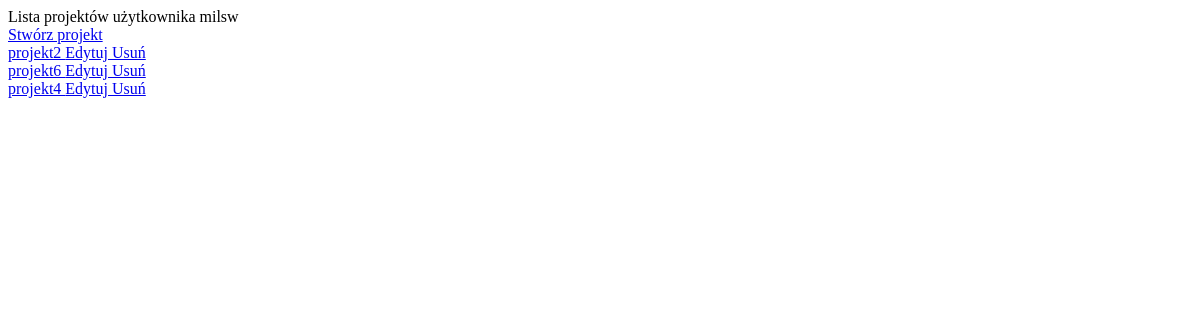
/projects/ (signed in), run on an earlier commit of the app's database.
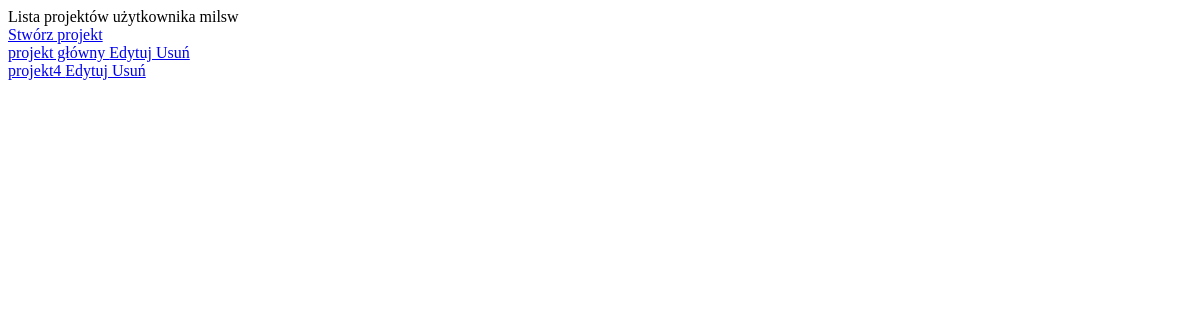
And on a later commit of the database.
### aplikacja_dyplomowa/models.py (models this page shows)
class Projects(models.Model):
    project_name = models.CharField(max_length=64)
    user = models.ForeignKey(User, on_delete=models.CASCADE)
    createdAt = models.DateTimeField(auto_now_add=True)
    updatedAt = models.DateTimeField(auto_now=True)
    class Meta:
        unique_together = ['project_name', 'user']
    def __repr__(self):
        return f'{self.project_name}'
    def __str__(self):
        return self.__repr__()

### aplikacja_dyplomowa/views.py (the view)
# urls.py: path('projects/', views.show_projects, name='project_list'),
@login_required(login_url='login')
def show_projects(request):
    projects = Projects.objects.filter(user=request.user)
    context = {
        'projects': projects
    }
    return render(request, 'project_structure/project_list.html', context)

### templates/project_structure/project_list.html
<!DOCTYPE html>
    <html lang="pl">
        Lista projektów użytkownika {{ user.username }} <br>
        {% if projects|length == 0 %}
            Nie masz jeszcze żadnych projektów. <br>
            <a href="{% url 'create_project' %}"> Stwórz swój pierwszy projekt! </a> <br>
        {% else %}
            <a href="{% url 'create_project' %}"> Stwórz projekt </a> <br>
            {% for project in projects %}
                <a href="{% url 'view_project' project_pk=project.id %}"> {{ project }} </a>
                <a href="{% url 'update_project' project_pk=project.id %}"> Edytuj </a>
                <a href="{% url 'delete_project' project_pk=project.id %}"> Usuń </a> <br>
            {% endfor %}
        {% endif %}
    </html>

What changed in the data, as far as the page shows it:
removed Projects: project_name "projekt6"
changed Projects: project_name "projekt2" → "projekt główny"
